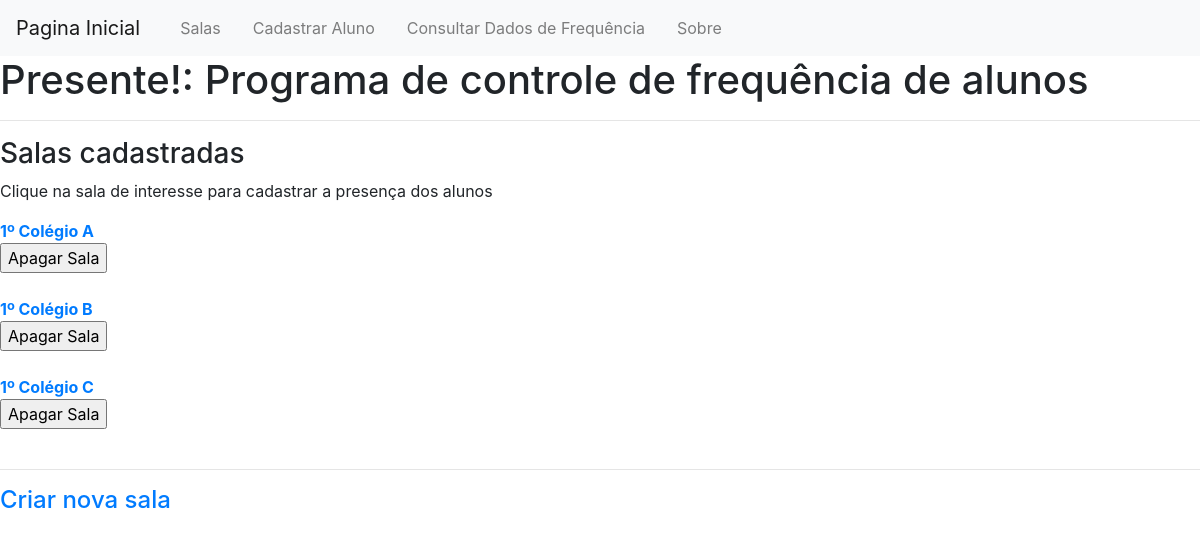
Screenshot of /salas/ with the database file from the repository.
### presente3.py (models this page shows, shortened)
class Sala(db.Model):
    idSala = db.Column(db.Integer, primary_key=True)
    nomeSala = db.Column(db.String(100), nullable=False)
    estudantes = db.relationship('Estudante', backref='sala')

### presente3.py (the view)
@app.route('/salas/')
def salas():
    salas = Sala.query.all()
    return render_template('salas.html', salas=salas)

### templates/salas.html (shortened to what this page needs)
{% extends "base.html" %}
{% block content %}
    <h3>Salas cadastradas</h3>
    <p>Clique na sala de interesse para cadastrar a presença dos alunos</p>
    <div>
        {% for sala in salas %}
            <div>
                <td><b><a href="{{ url_for('sala', sala_id=sala.idSala)}}">{{ sala.nomeSala }}</a></b></td>
            </div>
            <div>
                <td><form method="POST"
                        action="{{ url_for('delete_sala', sala_id=sala.idSala) }}">
                    <input type="submit" value="Apagar Sala"
                        onclick="return confirm('Tem certeza que quer apagar a sala {{ sala.nomeSala }}?')">
                </form></td>
            </div><br>
        {% endfor %}
    </div>
        <hr>
        <h4><a href="{{ url_for('criar_sala') }}">Criar nova sala</a></h4>
{% endblock %}

### rows the page displays
Sala: nomeSala "1º Colégio A"
Sala: nomeSala "1º Colégio B"
Sala: nomeSala "1º Colégio C"
